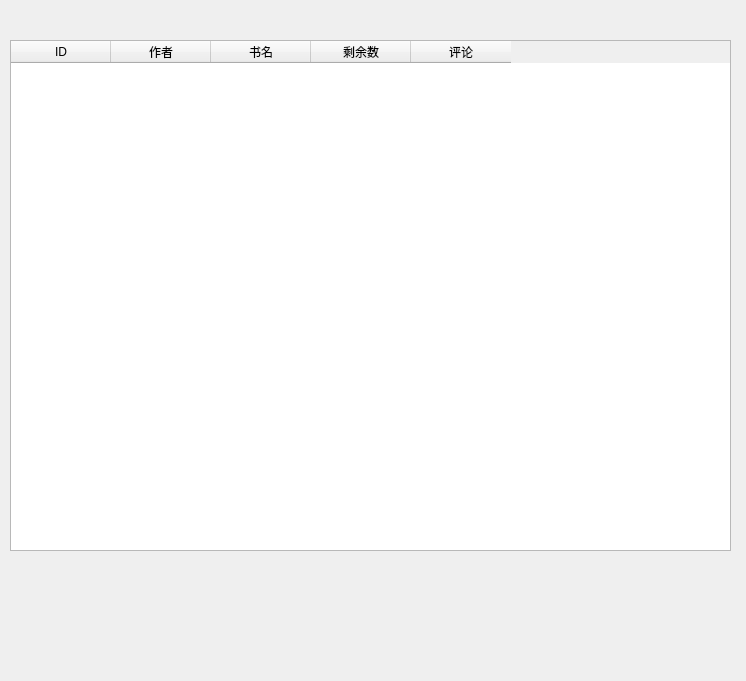
<?xml version="1.0" encoding="UTF-8"?>
<ui version="4.0">
 <class>Form</class>
 <widget class="QWidget" name="Form">
  <property name="geometry">
   <rect>
    <x>0</x>
    <y>0</y>
    <width>746</width>
    <height>681</height>
   </rect>
  </property>
  <property name="windowTitle">
   <string>Form</string>
  </property>
  <widget class="QTableWidget" name="tableWidget">
   <property name="geometry">
    <rect>
     <x>10</x>
     <y>40</y>
     <width>721</width>
     <height>511</height>
    </rect>
   </property>
   <column>
    <property name="text">
     <string>ID</string>
    </property>
   </column>
   <column>
    <property name="text">
     <string>作者</string>
    </property>
   </column>
   <column>
    <property name="text">
     <string>书名</string>
    </property>
   </column>
   <column>
    <property name="text">
     <string>剩余数</string>
    </property>
   </column>
   <column>
    <property name="text">
     <string>评论</string>
    </property>
   </column>
  </widget>
 </widget>
 <resources/>
 <connections/>
</ui>
